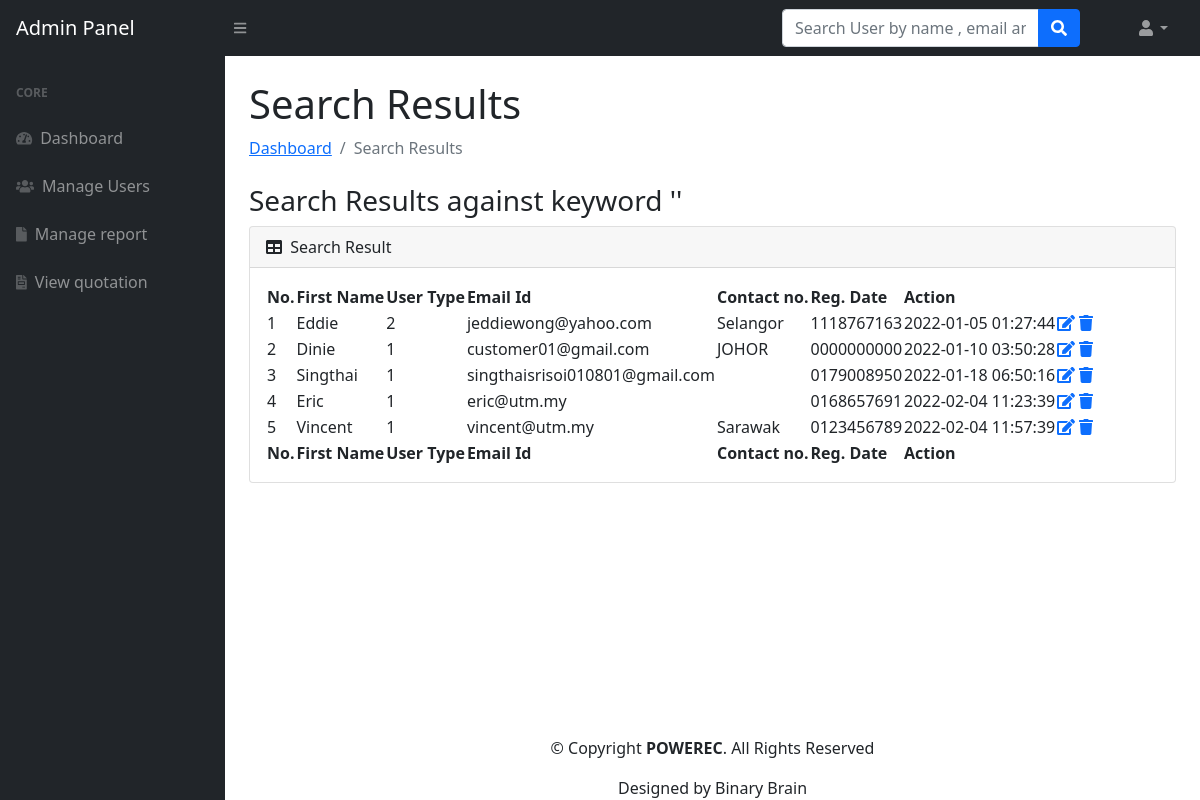
The page /admin/search-result.php (signed in) on the database its author committed.
### tables this page shows
CREATE TABLE `users` (
  `id` int(11) NOT NULL,
  `u_name` varchar(255) DEFAULT NULL,
  `u_email` varchar(255) DEFAULT NULL,
  `u_password` varchar(300) DEFAULT NULL,
  `u_contactno` varchar(11) DEFAULT NULL,
  `u_address` varchar(255) DEFAULT NULL,
  `user_type` int(2) NOT NULL DEFAULT 1,
  `u_posting_date` timestamp NOT NULL DEFAULT current_timestamp()
);

### admin/search-result.php (the view, shortened to what this page needs)
<?php session_start();
include_once('../includes/config.php');
if (strlen($_SESSION['adminid']==0)) {
  header('location:logout.php');
  } else{ ?>
<!DOCTYPE html>
<html lang="en">
    <head>
        <link href="https://cdn.jsdelivr.net/npm/simple-datatables@latest/dist/style.css" rel="stylesheet" />
        <link href="../css/styles.css" rel="stylesheet" />
    </head>
    <body class="sb-nav-fixed">
      <?php include_once('includes/navbar.php');?>
        <div id="layoutSidenav">
         <?php include_once('includes/sidebar.php');?>
            <div id="layoutSidenav_content">
                <main>
                    <div class="container-fluid px-4">
                        <h1 class="mt-4">
Search Results</h1>
                        <ol class="breadcrumb mb-4">
                            <li class="breadcrumb-item"><a href="dashboard.php">Dashboard</a></li>
                            <li class="breadcrumb-item active">Search Results</li>
                        </ol>
            <h3>Search Results against keyword '<?php echo $_POST['searchkey'];?>'</h3>
                        <div class="card mb-4">
                            <div class="card-header">
                                <i class="fas fa-table me-1"></i>
                               Search Result
                            </div>
                            <div class="card-body">
                                <table id="datatablesSimple">
                                    <thead>
                                        <tr>
                                             <th>No.</th>
                                  <th>First Name</th>
                                  <th> User Type </th>
                                  <th> Email Id</th>
                                  <th>Contact no.</th>
                                  <th>Reg. Date</th>
                                  <th>Action</th>
                                        </tr>
                                    </thead>
                                    <tfoot>
                                        <tr>
                                             <th>No.</th>
                                  <th>First Name</th>
                                  <th> User Type </th>
                                  <th> Email Id</th>
                                  <th>Contact no.</th>
                                  <th>Reg. Date</th>
                                  <th>Action</th>
                                        </tr>
                                    </tfoot>
                                    <tbody>
<?php
$searchkey=$_POST['searchkey'];
$ret=mysqli_query($con,"select * from users where (u_name like '%$searchkey%' || u_email like '%$searchkey%' || u_contactno like '%$searchkey%')");
                              $cnt=1;
                              while($row=mysqli_fetch_array($ret))
                              {?>
                              <tr>
                              <td><?php echo $cnt;?></td>
                                  <td><?php echo $row['u_name'];?></td>
                                  <td><?php echo $row['user_type'];?></td>
                                  <td><?php echo $row['u_email'];?></td>
                                  <td><?php echo $row['u_address'];?></td>
                                  <td><?php echo $row['u_contactno'];?></td>  <td><?php echo $row['u_posting_date'];?></td>
                                  <td>
                                     <a href="user-profile.php?uid=<?php echo $row['id'];?>">
                          <i class="fas fa-edit"></i></a>
                                     <a href="manage-users.php?id=<?php echo $row['id'];?>" onClick="return confirm('Do you really want to delete');"><i class="fa fa-trash" aria-hidden="true"></i></a>
                                  </td>
                              </tr>
                              <?php $cnt=$cnt+1; }?>
                                    </tbody>
                                </table>
                            </div>
                        </div>
                    </div>
                </main>
  <?php include('../includes/footer.php');?>
    </body>
</html>
<?php } ?>

### rows shown on the page
users: u_name "Eddie", user_type "2", u_email "jeddiewong@yahoo.com", u_address "Selangor", u_contactno "1118767163", u_posting_date "2022-01-05 01:27:44"
users: u_name "Dinie", user_type "1", u_email "customer01@gmail.com", u_address "JOHOR", u_contactno "0000000000", u_posting_date "2022-01-10 03:50:28"
users: u_name "Singthai", user_type "1", u_email "singthaisrisoi010801@gmail.com", u_contactno "0179008950", u_posting_date "2022-01-18 06:50:16"
users: u_name "Eric", user_type "1", u_email "eric@utm.my", u_contactno "0168657691", u_posting_date "2022-02-04 11:23:39"
users: u_name "Vincent", user_type "1", u_email "vincent@utm.my", u_address "Sarawak", u_contactno "0123456789", u_posting_date "2022-02-04 11:57:39"
